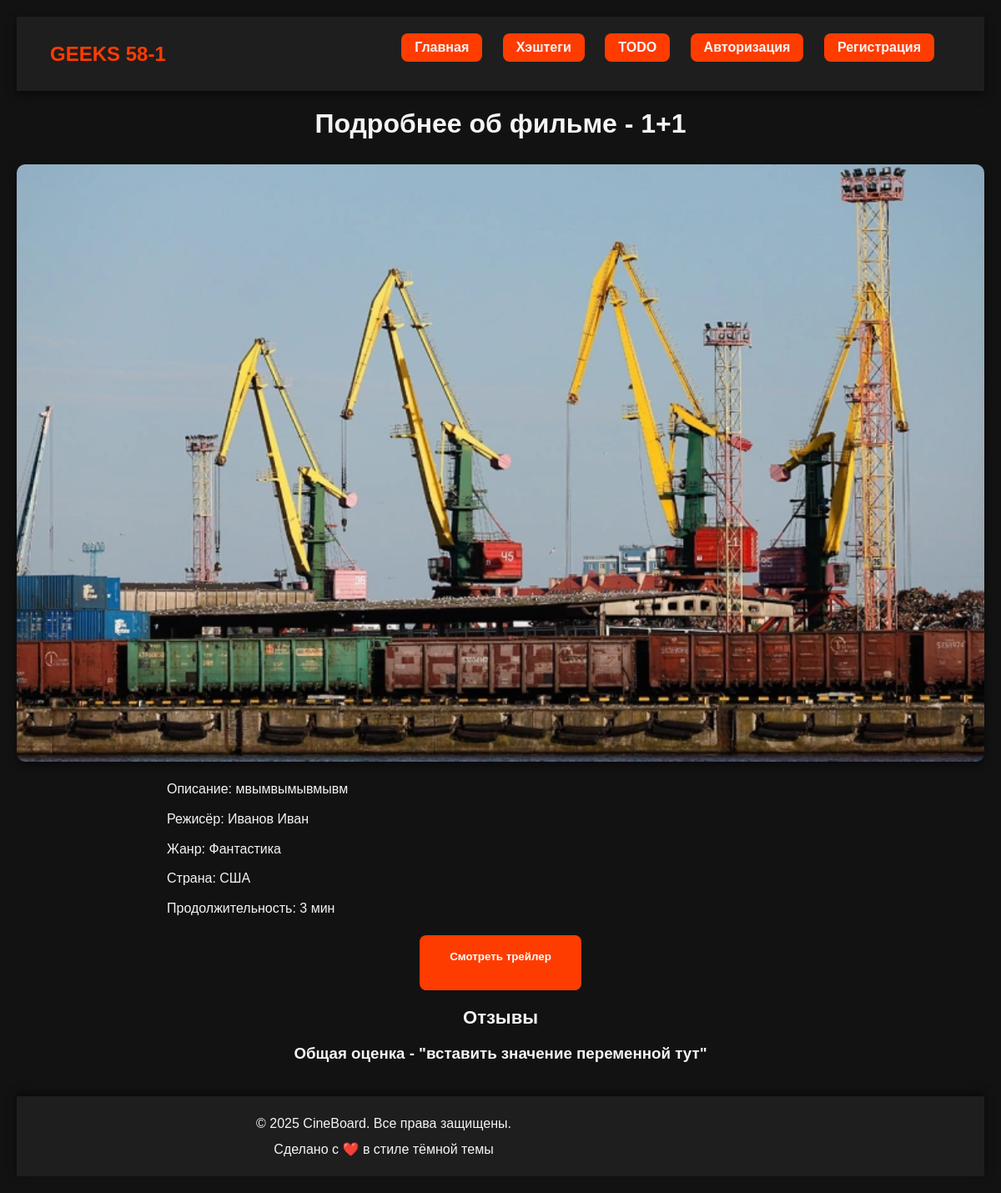
/film_list/4/, run on the app's committed database.
### tvShow/models.py (models this page shows, shortened)
class Film(models.Model):
    GENRE = (
        ('Фантастика', 'Фантастика'),
        ('Ужасы', 'Ужасы'),
        ('Мелодрамма', 'Мелодрамма'),
        ('Боевик', 'Боевик')
    )
    title = models.CharField(max_length=100, verbose_name='введите название фильма')
    image = models.ImageField(upload_to='films/', verbose_name='загрузите фото')
    description = models.TextField(verbose_name='Укажите описание фильма')
    director = models.CharField(max_length=100, verbose_name='укажите режисера',
                                default='Иванов Иван')
    genre = models.CharField(max_length=100, choices=GENRE, verbose_name='Укажите жанр')
    country = models.CharField(max_length=100, default='США',  verbose_name='укажите страну')
    duration = models.PositiveIntegerField(verbose_name="укажите продолжительность фильма",
                                           default=3)
    trailer = models.URLField(verbose_name='вставьте ссылку на трейлер')
    created_at = models.DateTimeField(auto_now_add=True, null=True)
    class Meta:
        verbose_name = 'Фильм'
        verbose_name_plural = 'Фильмы'

### tvShow/views.py (the view)
# urls.py: path('film_list/<int:id>/', views.FilmDetailView.as_view(), name='film_detail'),
class FilmDetailView(generic.DetailView):
    template_name = 'tvShow/film_detail.html'
    model = models.Film
    pk_url_kwarg = 'id'
    context_object_name = 'film_id'

### templates/tvShow/film_detail.html (shortened to what this page needs)
{% load static %}
<!DOCTYPE html>
<html lang="ru">
<head>
    <link rel="stylesheet" href="{% static 'css/style.css' %}">
</head>
<body>
    {% include 'header.html' %}
    <h1>Подробнее об фильме - {{ film_id.title }}</h1>
    <img src="{{ film_id.image.url }}" alt="" width="450" height="400">
    <p>Описание: {{ film_id.description }}</p>
    <p>Режисёр: {{ film_id.director }}</p>
    <p>Жанр: {{ film_id.genre }}</p>
    <p>Страна: {{ film_id.country }}</p>
    <p>Продолжительность: {{ film_id.duration }} мин</p>
    <button><a target="_blank" href="{{ film_id.trailer }}">Смотреть трейлер</a></button>
    <h2>Отзывы</h2>
    <h3>Общая оценка - "вставить значение переменной тут"</h3>
    {% include 'footer.html' %}
</body>
</html>

### static/css/style.css (style rules this page uses)
body { font-family: Arial, sans-serif; background-color: #121212; color: #f5f5f5; margin: 0; padding: 20px; }
h1 { text-align: center; margin-bottom: 30px; }
img { width: 100%; height: 380px; object-fit: cover; }
h2 { margin: 10px 0; font-size: 22px; }
a { display: inline-block; background-color: #ff3c00; color: white; text-decoration: none; padding: 8px 16px; border-radius: 8px; margin-bottom: 15px; transition: background-color 0.3s; }
h1, h2, h3 { text-align: center; }
img { display: block; margin: 20px auto; max-width: 100%; height: auto; border-radius: 10px; box-shadow: 0 4px 10px rgba(0,0,0,0.5); }
p { max-width: 800px; margin: 10px auto; line-height: 1.6; }
button { display: block; margin: 20px auto; padding: 10px 20px; background-color: #ff3c00; border: none; border-radius: 8px; transition: background-color 0.3s; }
button a { color: white; text-decoration: none; font-weight: bold; }

### data on the page
Film: title "1+1", image (picture), description "мвымвымывмывм", director "Иванов Иван", genre "Фантастика", country "США", duration "3"
